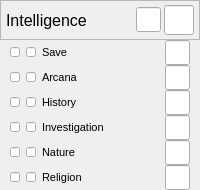
      <widget class="QWidget" name="widget_82" native="true">
       <layout class="QVBoxLayout" name="verticalLayout_35">
        <property name="spacing">
         <number>0</number>
        </property>
        <property name="leftMargin">
         <number>0</number>
        </property>
        <property name="topMargin">
         <number>0</number>
        </property>
        <property name="rightMargin">
         <number>0</number>
        </property>
        <property name="bottomMargin">
         <number>0</number>
        </property>
        <item>
         <widget class="QFrame" name="frame_16">
          <property name="minimumSize">
           <size>
            <width>0</width>
            <height>40</height>
           </size>
          </property>
          <property name="maximumSize">
           <size>
            <width>16777215</width>
            <height>40</height>
           </size>
          </property>
          <property name="frameShape">
           <enum>QFrame::StyledPanel</enum>
          </property>
          <property name="frameShadow">
           <enum>QFrame::Plain</enum>
          </property>
          <layout class="QHBoxLayout" name="horizontalLayout_59">
           <property name="spacing">
            <number>3</number>
           </property>
           <property name="leftMargin">
            <number>5</number>
           </property>
           <property name="topMargin">
            <number>0</number>
           </property>
           <property name="rightMargin">
            <number>5</number>
           </property>
           <property name="bottomMargin">
            <number>0</number>
           </property>
           <item>
            <widget class="QLabel" name="label_60">
             <property name="font">
              <font>
               <pointsize>12</pointsize>
              </font>
             </property>
             <property name="text">
              <string notr="true">Intelligence</string>
             </property>
             <property name="textFormat">
              <enum>Qt::AutoText</enum>
             </property>
            </widget>
           </item>
           <item>
            <widget class="QLineEdit" name="lineEdit_144">
             <property name="minimumSize">
              <size>
               <width>25</width>
               <height>25</height>
              </size>
             </property>
             <property name="maximumSize">
              <size>
               <width>25</width>
               <height>25</height>
              </size>
             </property>
             <property name="alignment">
              <set>Qt::AlignCenter</set>
             </property>
            </widget>
           </item>
           <item>
            <widget class="QLineEdit" name="lineEdit_145">
             <property name="minimumSize">
              <size>
               <width>30</width>
               <height>30</height>
              </size>
             </property>
             <property name="maximumSize">
              <size>
               <width>30</width>
               <height>30</height>
              </size>
             </property>
             <property name="alignment">
              <set>Qt::AlignCenter</set>
             </property>
            </widget>
           </item>
          </layout>
         </widget>
        </item>
        <item>
         <widget class="QWidget" name="widget_83" native="true">
          <property name="minimumSize">
           <size>
            <width>0</width>
            <height>25</height>
           </size>
          </property>
          <property name="maximumSize">
           <size>
            <width>16777215</width>
            <height>25</height>
           </size>
          </property>
          <layout class="QHBoxLayout" name="horizontalLayout_64">
           <property name="leftMargin">
            <number>10</number>
           </property>
           <property name="topMargin">
            <number>0</number>
           </property>
           <property name="rightMargin">
            <number>10</number>
           </property>
           <property name="bottomMargin">
            <number>0</number>
           </property>
           <item>
            <widget class="QLineEdit" name="lineEdit_146">
             <property name="minimumSize">
              <size>
               <width>10</width>
               <height>10</height>
              </size>
             </property>
             <property name="maximumSize">
              <size>
               <width>10</width>
               <height>10</height>
              </size>
             </property>
             <property name="alignment">
              <set>Qt::AlignCenter</set>
             </property>
            </widget>
           </item>
           <item>
            <widget class="QLineEdit" name="lineEdit_147">
             <property name="minimumSize">
              <size>
               <width>10</width>
               <height>10</height>
              </size>
             </property>
             <property name="maximumSize">
              <size>
               <width>10</width>
               <height>10</height>
              </size>
             </property>
             <property name="alignment">
              <set>Qt::AlignCenter</set>
             </property>
            </widget>
           </item>
           <item>
            <widget class="QLabel" name="label_61">
             <property name="font">
              <font>
               <pointsize>8</pointsize>
              </font>
             </property>
             <property name="text">
              <string>Save</string>
             </property>
            </widget>
           </item>
           <item>
            <widget class="QLineEdit" name="lineEdit_148">
             <property name="minimumSize">
              <size>
               <width>25</width>
               <height>25</height>
              </size>
             </property>
             <property name="maximumSize">
              <size>
               <width>25</width>
               <height>25</height>
              </size>
             </property>
             <property name="alignment">
              <set>Qt::AlignCenter</set>
             </property>
            </widget>
           </item>
          </layout>
         </widget>
        </item>
        <item>
         <widget class="QWidget" name="widget_84" native="true">
          <property name="minimumSize">
           <size>
            <width>0</width>
            <height>25</height>
           </size>
          </property>
          <property name="maximumSize">
           <size>
            <width>16777215</width>
            <height>25</height>
           </size>
          </property>
          <layout class="QHBoxLayout" name="horizontalLayout_65">
           <property name="leftMargin">
            <number>10</number>
           </property>
           <property name="topMargin">
            <number>0</number>
           </property>
           <property name="rightMargin">
            <number>10</number>
           </property>
           <property name="bottomMargin">
            <number>0</number>
           </property>
           <item>
            <widget class="QLineEdit" name="lineEdit_149">
             <property name="minimumSize">
              <size>
               <width>10</width>
               <height>10</height>
              </size>
             </property>
             <property name="maximumSize">
              <size>
               <width>10</width>
               <height>10</height>
              </size>
             </property>
             <property name="alignment">
              <set>Qt::AlignCenter</set>
             </property>
            </widget>
           </item>
           <item>
            <widget class="QLineEdit" name="lineEdit_150">
             <property name="minimumSize">
              <size>
               <width>10</width>
               <height>10</height>
              </size>
             </property>
             <property name="maximumSize">
              <size>
               <width>10</width>
               <height>10</height>
              </size>
             </property>
             <property name="alignment">
              <set>Qt::AlignCenter</set>
             </property>
            </widget>
           </item>
           <item>
            <widget class="QLabel" name="label_63">
             <property name="font">
              <font>
               <pointsize>8</pointsize>
              </font>
             </property>
             <property name="text">
              <string>Arcana</string>
             </property>
            </widget>
           </item>
           <item>
            <widget class="QLineEdit" name="lineEdit_151">
             <property name="minimumSize">
              <size>
               <width>25</width>
               <height>25</height>
              </size>
             </property>
             <property name="maximumSize">
              <size>
               <width>25</width>
               <height>25</height>
              </size>
             </property>
             <property name="alignment">
              <set>Qt::AlignCenter</set>
             </property>
            </widget>
           </item>
          </layout>
         </widget>
        </item>
        <item>
         <widget class="QWidget" name="widget_90" native="true">
          <property name="minimumSize">
           <size>
            <width>0</width>
            <height>25</height>
           </size>
          </property>
          <property name="maximumSize">
           <size>
            <width>16777215</width>
            <height>25</height>
           </size>
          </property>
          <layout class="QHBoxLayout" name="horizontalLayout_78">
           <property name="leftMargin">
            <number>10</number>
           </property>
           <property name="topMargin">
            <number>0</number>
           </property>
           <property name="rightMargin">
            <number>10</number>
           </property>
           <property name="bottomMargin">
            <number>0</number>
           </property>
           <item>
            <widget class="QLineEdit" name="lineEdit_167">
             <property name="minimumSize">
              <size>
               <width>10</width>
               <height>10</height>
              </size>
             </property>
             <property name="maximumSize">
              <size>
               <width>10</width>
               <height>10</height>
              </size>
             </property>
             <property name="alignment">
              <set>Qt::AlignCenter</set>
             </property>
            </widget>
           </item>
           <item>
            <widget class="QLineEdit" name="lineEdit_168">
             <property name="minimumSize">
              <size>
               <width>10</width>
               <height>10</height>
              </size>
             </property>
             <property name="maximumSize">
              <size>
               <width>10</width>
               <height>10</height>
              </size>
             </property>
             <property name="alignment">
              <set>Qt::AlignCenter</set>
             </property>
            </widget>
           </item>
           <item>
            <widget class="QLabel" name="label_75">
             <property name="font">
              <font>
               <pointsize>8</pointsize>
              </font>
             </property>
             <property name="text">
              <string>History</string>
             </property>
            </widget>
           </item>
           <item>
            <widget class="QLineEdit" name="lineEdit_169">
             <property name="minimumSize">
              <size>
               <width>25</width>
               <height>25</height>
              </size>
             </property>
             <property name="maximumSize">
              <size>
               <width>25</width>
               <height>25</height>
              </size>
             </property>
             <property name="alignment">
              <set>Qt::AlignCenter</set>
             </property>
            </widget>
           </item>
          </layout>
         </widget>
        </item>
        <item>
         <widget class="QWidget" name="widget_87" native="true">
          <property name="minimumSize">
           <size>
            <width>0</width>
            <height>25</height>
           </size>
          </property>
          <property name="maximumSize">
           <size>
            <width>16777215</width>
            <height>25</height>
           </size>
          </property>
          <layout class="QHBoxLayout" name="horizontalLayout_69">
           <property name="leftMargin">
            <number>10</number>
           </property>
           <property name="topMargin">
            <number>0</number>
           </property>
           <property name="rightMargin">
            <number>10</number>
           </property>
           <property name="bottomMargin">
            <number>0</number>
           </property>
           <item>
            <widget class="QLineEdit" name="lineEdit_158">
             <property name="minimumSize">
              <size>
               <width>10</width>
               <height>10</height>
              </size>
             </property>
             <property name="maximumSize">
              <size>
               <width>10</width>
               <height>10</height>
              </size>
             </property>
             <property name="alignment">
              <set>Qt::AlignCenter</set>
             </property>
            </widget>
           </item>
           <item>
            <widget class="QLineEdit" name="lineEdit_159">
             <property name="minimumSize">
              <size>
               <width>10</width>
               <height>10</height>
              </size>
             </property>
             <property name="maximumSize">
              <size>
               <width>10</width>
               <height>10</height>
              </size>
             </property>
             <property name="alignment">
              <set>Qt::AlignCenter</set>
             </property>
            </widget>
           </item>
           <item>
            <widget class="QLabel" name="label_66">
             <property name="font">
              <font>
               <pointsize>8</pointsize>
              </font>
             </property>
             <property name="text">
              <string>Investigation</string>
             </property>
            </widget>
           </item>
           <item>
            <widget class="QLineEdit" name="lineEdit_160">
             <property name="minimumSize">
              <size>
               <width>25</width>
               <height>25</height>
              </size>
             </property>
             <property name="maximumSize">
              <size>
               <width>25</width>
               <height>25</height>
              </size>
             </property>
             <property name="alignment">
              <set>Qt::AlignCenter</set>
             </property>
            </widget>
           </item>
          </layout>
         </widget>
        </item>
        <item>
         <widget class="QWidget" name="widget_88" native="true">
          <property name="minimumSize">
           <size>
            <width>0</width>
            <height>25</height>
           </size>
          </property>
          <property name="maximumSize">
           <size>
            <width>16777215</width>
            <height>25</height>
           </size>
          </property>
          <layout class="QHBoxLayout" name="horizontalLayout_70">
           <property name="leftMargin">
            <number>10</number>
           </property>
           <property name="topMargin">
            <number>0</number>
           </property>
           <property name="rightMargin">
            <number>10</number>
           </property>
           <property name="bottomMargin">
            <number>0</number>
           </property>
           <item>
            <widget class="QLineEdit" name="lineEdit_161">
             <property name="minimumSize">
              <size>
               <width>10</width>
               <height>10</height>
              </size>
             </property>
             <property name="maximumSize">
              <size>
               <width>10</width>
               <height>10</height>
              </size>
             </property>
             <property name="alignment">
              <set>Qt::AlignCenter</set>
             </property>
            </widget>
           </item>
           <item>
            <widget class="QLineEdit" name="lineEdit_162">
             <property name="minimumSize">
              <size>
               <width>10</width>
               <height>10</height>
              </size>
             </property>
             <property name="maximumSize">
              <size>
               <width>10</width>
               <height>10</height>
              </size>
             </property>
             <property name="alignment">
              <set>Qt::AlignCenter</set>
             </property>
            </widget>
           </item>
           <item>
            <widget class="QLabel" name="label_67">
             <property name="font">
              <font>
               <pointsize>8</pointsize>
              </font>
             </property>
             <property name="text">
              <string>Nature</string>
             </property>
            </widget>
           </item>
           <item>
            <widget class="QLineEdit" name="lineEdit_163">
             <property name="minimumSize">
              <size>
               <width>25</width>
               <height>25</height>
              </size>
             </property>
             <property name="maximumSize">
              <size>
               <width>25</width>
               <height>25</height>
              </size>
             </property>
             <property name="alignment">
              <set>Qt::AlignCenter</set>
             </property>
            </widget>
           </item>
          </layout>
         </widget>
        </item>
        <item>
         <widget class="QWidget" name="widget_89" native="true">
          <property name="minimumSize">
           <size>
            <width>0</width>
            <height>25</height>
           </size>
          </property>
          <property name="maximumSize">
           <size>
            <width>16777215</width>
            <height>25</height>
           </size>
          </property>
          <layout class="QHBoxLayout" name="horizontalLayout_71">
           <property name="leftMargin">
            <number>10</number>
           </property>
           <property name="topMargin">
            <number>0</number>
           </property>
           <property name="rightMargin">
            <number>10</number>
           </property>
           <property name="bottomMargin">
            <number>0</number>
           </property>
           <item>
            <widget class="QLineEdit" name="lineEdit_164">
             <property name="minimumSize">
              <size>
               <width>10</width>
               <height>10</height>
              </size>
             </property>
             <property name="maximumSize">
              <size>
               <width>10</width>
               <height>10</height>
              </size>
             </property>
             <property name="alignment">
              <set>Qt::AlignCenter</set>
             </property>
            </widget>
           </item>
           <item>
            <widget class="QLineEdit" name="lineEdit_165">
             <property name="minimumSize">
              <size>
               <width>10</width>
               <height>10</height>
              </size>
             </property>
             <property name="maximumSize">
              <size>
               <width>10</width>
               <height>10</height>
              </size>
             </property>
             <property name="alignment">
              <set>Qt::AlignCenter</set>
             </property>
            </widget>
           </item>
           <item>
            <widget class="QLabel" name="label_74">
             <property name="font">
              <font>
               <pointsize>8</pointsize>
              </font>
             </property>
             <property name="text">
              <string>Religion</string>
             </property>
            </widget>
           </item>
           <item>
            <widget class="QLineEdit" name="lineEdit_166">
             <property name="minimumSize">
              <size>
               <width>25</width>
               <height>25</height>
              </size>
             </property>
             <property name="maximumSize">
              <size>
               <width>25</width>
               <height>25</height>
              </size>
             </property>
             <property name="alignment">
              <set>Qt::AlignCenter</set>
             </property>
            </widget>
           </item>
          </layout>
         </widget>
        </item>
       </layout>
      </widget>
